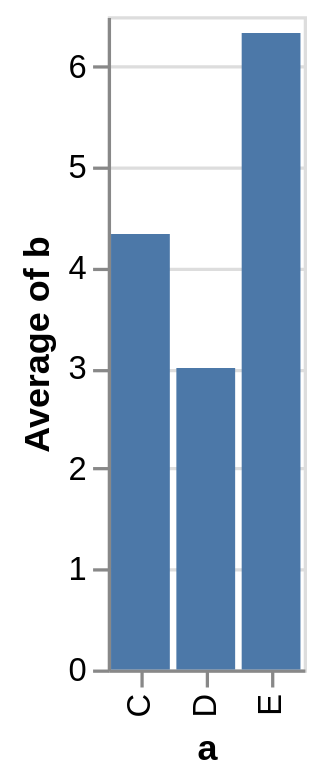

Write a Vega-Lite specification for this figure.
### Vega specification from a JSON file in a GitHub repository (floating-point values rounded to 4 significant figures)
{"$schema": "https://vega.github.io/schema/vega/v5.json", "autosize": "pad", "padding": 5, "height": 200, "style": "cell", "data": [{"name": "source_0", "values": [{"a": "C", "b": 2}, {"a": "C", "b": 7}, {"a": "C", "b": 4}, {"a": "D", "b": 1}, {"a": "D", "b": 2}, {"a": "D", "b": 6}, {"a": "E", "b": 8}, {"a": "E", "b": 4}, {"a": "E", "b": 7}]}, {"name": "data_0", "source": "source_0", "transform": [{"type": "aggregate", "groupby": ["a"], "ops": ["average"], "fields": ["b"], "as": ["average_b"]}]}], "signals": [{"name": "x_step", "value": 20}, {"name": "width", "update": "bandspace(domain('x').length, 0.1, 0.05) * x_step"}], "marks": [{"name": "marks", "type": "rect", "style": ["bar"], "from": {"data": "data_0"}, "encode": {"update": {"fill": {"value": "#4c78a8"}, "x": {"scale": "x", "field": "a"}, "width": {"scale": "x", "band": true}, "y": {"scale": "y", "field": "average_b"}, "y2": {"scale": "y", "value": 0}}}}], "scales": [{"name": "x", "type": "band", "domain": {"data": "data_0", "field": "a", "sort": true}, "range": {"step": {"signal": "x_step"}}, "paddingInner": 0.1, "paddingOuter": 0.05}, {"name": "y", "type": "linear", "domain": {"data": "data_0", "field": "average_b"}, "range": [{"signal": "height"}, 0], "nice": true, "zero": true}], "axes": [{"scale": "y", "orient": "left", "gridScale": "x", "grid": true, "tickCount": {"signal": "ceil(height/40)"}, "domain": false, "labels": false, "maxExtent": 0, "minExtent": 0, "ticks": false, "zindex": 0}, {"scale": "x", "orient": "bottom", "grid": false, "title": "a", "labelAlign": "right", "labelAngle": 270, "labelBaseline": "middle", "zindex": 0}, {"scale": "y", "orient": "left", "grid": false, "title": "Average of b", "labelOverlap": true, "tickCount": {"signal": "ceil(height/40)"}, "zindex": 0}]}
